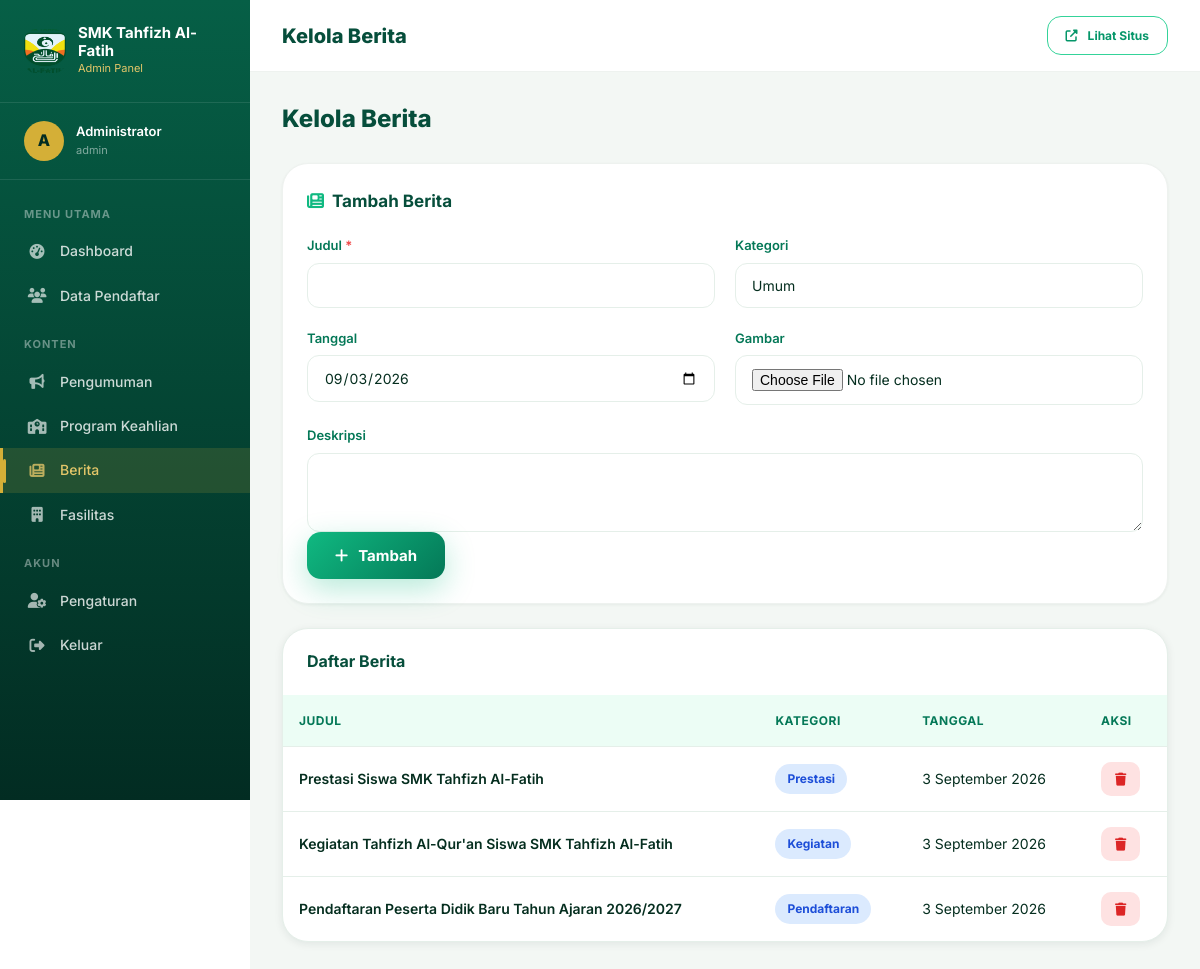
/admin/berita.php (signed in), run on the app's committed database.
### tables this page shows
CREATE TABLE IF NOT EXISTS berita (
  id INT AUTO_INCREMENT PRIMARY KEY,
  judul VARCHAR(255) NOT NULL,
  kategori VARCHAR(50) NOT NULL,
  deskripsi TEXT,
  gambar VARCHAR(255),
  tanggal DATE,
  created_at TIMESTAMP DEFAULT CURRENT_TIMESTAMP
);

### includes/auth.php (called while the page is built, shortened)
<?php
require_once __DIR__ . '/db.php';
function is_logged_in() {
    return isset($_SESSION['admin_id']);
}
function current_admin() {
    $stmt = db()->prepare("SELECT id, email, username, name FROM admin WHERE id = ?");
    $stmt->execute([$_SESSION['admin_id']]);
    return $stmt->fetch();
}

### includes/db.php (called while the page is built, shortened)
<?php
function db() {
    static $pdo = null;
    if ($pdo === null) {
        try {
            $dsn = 'mysql:host=' . DB_HOST . ';dbname=' . DB_NAME . ';charset=utf8mb4';
            $pdo = new PDO($dsn, DB_USER, DB_PASS, [
                PDO::ATTR_ERRMODE => PDO::ERRMODE_EXCEPTION,
                PDO::ATTR_DEFAULT_FETCH_MODE => PDO::FETCH_ASSOC,
                PDO::ATTR_EMULATE_PREPARES => false,
            ]);
        } catch (PDOException $e) {
            http_response_code(500);
            die('Koneksi database gagal. Pastikan MySQL berjalan dan database telah dibuat. Error: ' . htmlspecialchars($e->getMessage()));
        }
    }
    return $pdo;
}

### includes/functions.php (called while the page is built, shortened)
<?php
function e($value) {
    return htmlspecialchars($value ?? '', ENT_QUOTES, 'UTF-8');
}
function format_date($date, $withTime = false) {
    $ts = strtotime($date);
    static $months = ['Januari','Februari','Maret','April','Mei','Juni','Juli','Agustus','September','Oktober','November','Desember'];
    $d = date('j', $ts);
    $m = (int)date('n', $ts);
    $y = date('Y', $ts);
    $t = $withTime ? ' ' . date('H:i', $ts) : '';
    return $d . ' ' . $months[$m - 1] . ' ' . $y . $t;
}

### admin/berita.php (the view, shortened to what this page needs)
<?php
$activeMenu = 'berita';
$pageTitle = 'Kelola Berita';
require_once __DIR__ . '/includes/admin_header.php';
$pdo = db();
$items = $pdo->query("SELECT * FROM berita ORDER BY tanggal DESC, id DESC")->fetchAll();
?>
<div class="page-heading"><div><h1>Kelola Berita</h1></div></div>
<div class="admin-card">
    <div class="card-head"><h3><i class="fas fa-newspaper" style="color:var(--forest-500);margin-right:8px;"></i>Tambah Berita</h3></div>
    <form method="POST" enctype="multipart/form-data">
        <div class="form-grid">
            <div class="form-group"><label class="form-label">Judul <span class="req">*</span></label><input class="form-control" name="judul" required></div>
            <div class="form-group"><label class="form-label">Kategori</label><input class="form-control" name="kategori" value="Umum"></div>
            <div class="form-group"><label class="form-label">Tanggal</label><input class="form-control" type="date" name="tanggal" value="<?php echo date('Y-m-d'); ?>"></div>
            <div class="form-group"><label class="form-label">Gambar</label><input class="form-control" type="file" name="gambar" accept=".jpg,.jpeg,.png,.webp"></div>
            <div class="form-group full"><label class="form-label">Deskripsi</label><textarea class="form-control" name="deskripsi" rows="3"></textarea></div>
        </div>
        <button type="submit" class="btn btn-green"><i class="fas fa-plus"></i> Tambah</button>
    </form>
</div>
<div class="table-card">
    <div class="table-header"><h3 style="font-size:16px;color:var(--forest-900);">Daftar Berita</h3></div>
    <?php if (empty($items)): ?><div class="empty-state"><h3>Belum Ada Berita</h3></div>
    <?php else: ?>
    <div class="table-wrap">
        <table class="data-table">
            <thead><tr><th>Judul</th><th>Kategori</th><th>Tanggal</th><th>Aksi</th></tr></thead>
            <tbody>
            <?php foreach ($items as $it): ?>
                <tr>
                    <td class="nama-cell"><?php echo e($it['judul']); ?></td>
                    <td><span class="status-badge status-blue"><?php echo e($it['kategori']); ?></span></td>
                    <td><?php echo format_date($it['tanggal']); ?></td>
                    <td>
                        <form method="POST" onsubmit="return confirm('Hapus berita ini?');">
                            <button type="submit" class="action-btn action-red"><i class="fas fa-trash"></i></button>
                        </form>
                    </td>
                </tr>
            <?php endforeach; ?>
            </tbody>
        </table>
    </div>
    <?php endif; ?>
</div>
<?php require_once __DIR__ . '/includes/admin_footer.php'; ?>

### admin/includes/admin_header.php (shortened to what this page needs)
<?php
require_once __DIR__ . '/../../includes/db.php';
require_once __DIR__ . '/../../includes/functions.php';
require_once __DIR__ . '/../../includes/auth.php';
$admin = current_admin();
?>
<!DOCTYPE html>
<html lang="id">
<head>
    <link rel="stylesheet" href="https://cdnjs.cloudflare.com/ajax/libs/font-awesome/6.5.1/css/all.min.css">
    <link rel="stylesheet" href="<?php echo SITE_URL; ?>assets/css/style.css">
    <link rel="stylesheet" href="<?php echo SITE_URL; ?>assets/css/pages.css">
    <link rel="stylesheet" href="<?php echo SITE_URL; ?>admin/assets/admin.css">
</head>
<body>
<div class="admin-layout">
    <aside class="sidebar" id="sidebar">
        <div class="sb-brand">
            <img src="<?php echo SITE_URL; ?>assets/img/logo.png" alt="Logo">
            <div>
                <div class="t"><?php echo SCHOOL_NAME; ?></div>
                <div class="s">Admin Panel</div>
            </div>
        </div>
        <div class="sb-user">
            <div class="avatar"><?php echo strtoupper(mb_substr($admin['name'] ?? 'A', 0, 1)); ?></div>
            <div>
                <div class="name"><?php echo e($admin['name'] ?? 'Administrator'); ?></div>
                <div class="role"><?php echo e($admin['username'] ?? 'admin'); ?></div>
            </div>
        </div>
        <nav class="sb-menu">
            <div class="sb-menu-group">
                <div class="sb-menu-tag">Menu Utama</div>
                <a href="<?php echo SITE_URL; ?>admin/dashboard.php" class="<?php echo $activeMenu === 'dashboard' ? 'active' : ''; ?>"><i class="fas fa-gauge-high"></i> Dashboard</a>
                <a href="<?php echo SITE_URL; ?>admin/pendaftar.php" class="<?php echo $activeMenu === 'pendaftar' ? 'active' : ''; ?>"><i class="fas fa-users"></i> Data Pendaftar
                </a>
            </div>
            <div class="sb-menu-group">
                <div class="sb-menu-tag">Konten</div>
                <a href="<?php echo SITE_URL; ?>admin/pengumuman.php" class="<?php echo $activeMenu === 'pengumuman' ? 'active' : ''; ?>"><i class="fas fa-bullhorn"></i> Pengumuman</a>
                <a href="<?php echo SITE_URL; ?>admin/program.php" class="<?php echo $activeMenu === 'program' ? 'active' : ''; ?>"><i class="fas fa-school"></i> Program Keahlian</a>
                <a href="<?php echo SITE_URL; ?>admin/berita.php" class="<?php echo $activeMenu === 'berita' ? 'active' : ''; ?>"><i class="fas fa-newspaper"></i> Berita</a>
                <a href="<?php echo SITE_URL; ?>admin/fasilitas.php" class="<?php echo $activeMenu === 'fasilitas' ? 'active' : ''; ?>"><i class="fas fa-building"></i> Fasilitas</a>
            </div>
            <div class="sb-menu-group">
                <div class="sb-menu-tag">Akun</div>
                <a href="<?php echo SITE_URL; ?>admin/pengaturan.php" class="<?php echo $activeMenu === 'pengaturan' ? 'active' : ''; ?>"><i class="fas fa-user-cog"></i> Pengaturan</a>
                <a href="<?php echo SITE_URL; ?>admin/logout.php" onclick="return confirm('Yakin ingin keluar?');"><i class="fas fa-right-from-bracket"></i> Keluar</a>
            </div>
        </nav>
    </aside>
    <main class="admin-main">
        <div class="admin-topbar">
            <div style="display:flex;align-items:center;gap:14px;">
                <div class="page-title"><?php echo e($pageTitle ?? 'Dashboard'); ?></div>
            </div>
            <div class="top-actions">
                <a href="<?php echo SITE_URL; ?>" target="_blank" class="btn btn-outline-green btn-sm" style="font-size:12px;"><i class="fas fa-external-link-alt"></i> Lihat Situs</a>
            </div>
        </div>
        <div class="admin-content">

### assets/css/style.css (style rules this page uses)
:root { --forest-50: #ecfdf5; --forest-100: #d1fae5; --forest-200: #a7f3d0; --forest-300: #6ee7b7; --forest-400: #34d399; --forest-500: #10b981; --forest-600: #059669; --forest-700: #047857; --forest-800: #065f46; --forest-900: #064e3b; --forest-950: #022c22; --gold-400: #e3c669; --gold-500: #d4af37; --gold-600: #b8962c; --gold-700: #9a7c1f; --white: #ffffff; --text-dark: #052e1f; --text-gray: #4b5d55; --border: #e5efe9; --shadow-sm: 0 2px 8px rgba(2, 44, 34, 0.08); --shadow-md: 0 8px 24px rgba(2, 44, 34, 0.12); --shadow-lg: 0 20px 48px rgba(2, 44, 34, 0.16); --shadow-gold: 0 10px 30px rgba(212, 175, 55, 0.35); --radius: 18px; --radius-lg: 26px; --radius-sm: 12px; }
* { margin: 0; padding: 0; box-sizing: border-box; }
html { scroll-behavior: smooth; }
body { font-family: 'Inter', -apple-system, system-ui, sans-serif; color: var(--text-dark); background: var(--white); line-height: 1.6; overflow-x: hidden; }
img { max-width: 100%; display: block; }
a { text-decoration: none; color: inherit; }
button { font-family: inherit; cursor: pointer; border: none; background: none; }
input, select, textarea { font-family: inherit; }
.btn { display: inline-flex; align-items: center; justify-content: center; gap: 10px; padding: 14px 28px; border-radius: 14px; font-weight: 700; font-size: 15px; transition: all 0.3s ease; cursor: pointer; border: none; }
.btn i { transition: transform 0.3s ease; }
.btn-green { background: linear-gradient(135deg, var(--forest-500), var(--forest-700)); color: #fff; box-shadow: 0 10px 30px rgba(16, 185, 129, 0.3); }
.btn-outline-green { background: transparent; color: var(--forest-600); border: 1.5px solid var(--forest-400); }
.btn-sm { padding: 9px 18px; font-size: 13px; }
.btn { position: relative; overflow: hidden; }

### assets/css/pages.css (style rules this page uses)
body { opacity: 0; animation: pageInFade 0.6s ease 0.1s forwards; }
.form-grid { display: grid; grid-template-columns: 1fr 1fr; gap: 20px; }
.form-group { display: flex; flex-direction: column; }
.form-group.full { grid-column: 1 / -1; }
.form-label { font-size: 13px; font-weight: 600; color: var(--forest-700); margin-bottom: 7px; }
.form-label .req { color: #ef4444; }
.form-control { width: 100%; padding: 13px 16px; border: 1px solid var(--border); border-radius: 12px; font-size: 14px; color: var(--text-dark); background: #fff; transition: border-color 0.3s ease, box-shadow 0.3s ease; }
textarea.form-control { resize: vertical; }
.table-wrap { overflow-x: auto; }
table.data-table { width: 100%; border-collapse: collapse; min-width: 760px; }
.data-table thead th { background: var(--forest-50); color: var(--forest-700); text-align: left; font-size: 12px; text-transform: uppercase; letter-spacing: 0.5px; font-weight: 700; padding: 16px; white-space: nowrap; }
.data-table tbody td { padding: 15px 16px; font-size: 14px; border-top: 1px solid var(--border); color: var(--text-dark); }
.data-table .nama-cell { font-weight: 600; }
.table-card { background: #fff; border-radius: var(--radius-lg); border: 1px solid var(--border); box-shadow: var(--shadow-sm); overflow: hidden; }
.table-card .table-header { padding: 20px 24px; display: flex; justify-content: space-between; align-items: center; flex-wrap: wrap; gap: 12px; }
.status-badge { display: inline-block; padding: 5px 12px; border-radius: 50px; font-size: 12px; font-weight: 700; }
.status-blue { background: #dbeafe; color: #1d4ed8; }
.action-btn { padding: 9px 14px; border-radius: 10px; font-size: 13px; font-weight: 600; transition: all 0.3s ease; }
.action-red { background: #fee2e2; color: #dc2626; }

### data on the page
berita: judul "Prestasi Siswa SMK Tahfizh Al-Fatih", kategori "Prestasi", tanggal "3 September 2026"
berita: judul "Kegiatan Tahfizh Al-Qur'an Siswa SMK Tahfizh Al-Fatih", kategori "Kegiatan", tanggal "3 September 2026"
berita: judul "Pendaftaran Peserta Didik Baru Tahun Ajaran 2026/2027", kategori "Pendaftaran", tanggal "3 September 2026"

### other printed values
SCHOOL_NAME "SMK Tahfizh Al-Fatih"
mb_substr($admin['name'] ?? 'A', 0, 1) "A"
$admin['name'] "Administrator"
$admin['username'] "admin"
$pageTitle "Kelola Berita"
